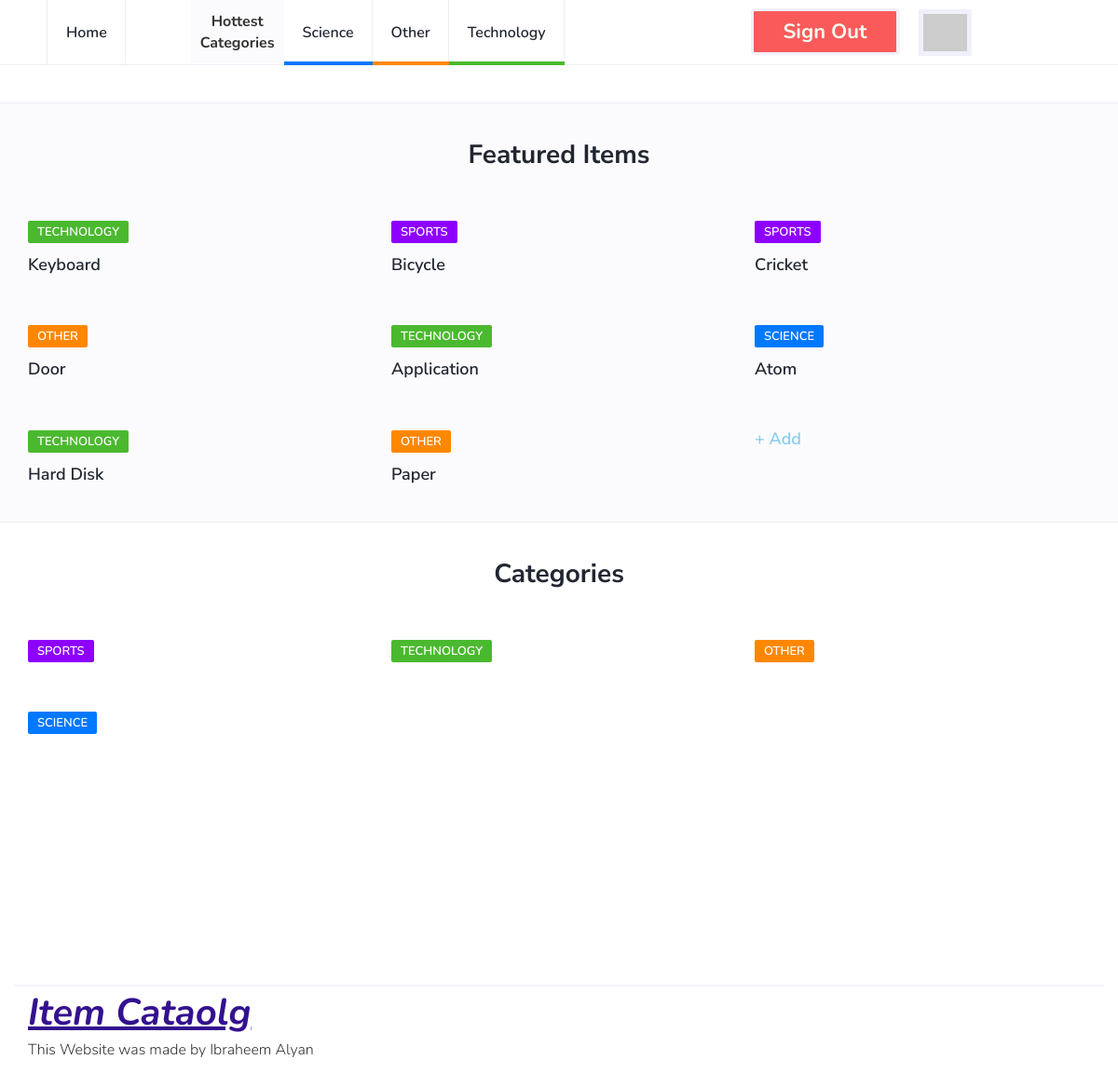
The page /index (signed in) on the database as committed earlier.
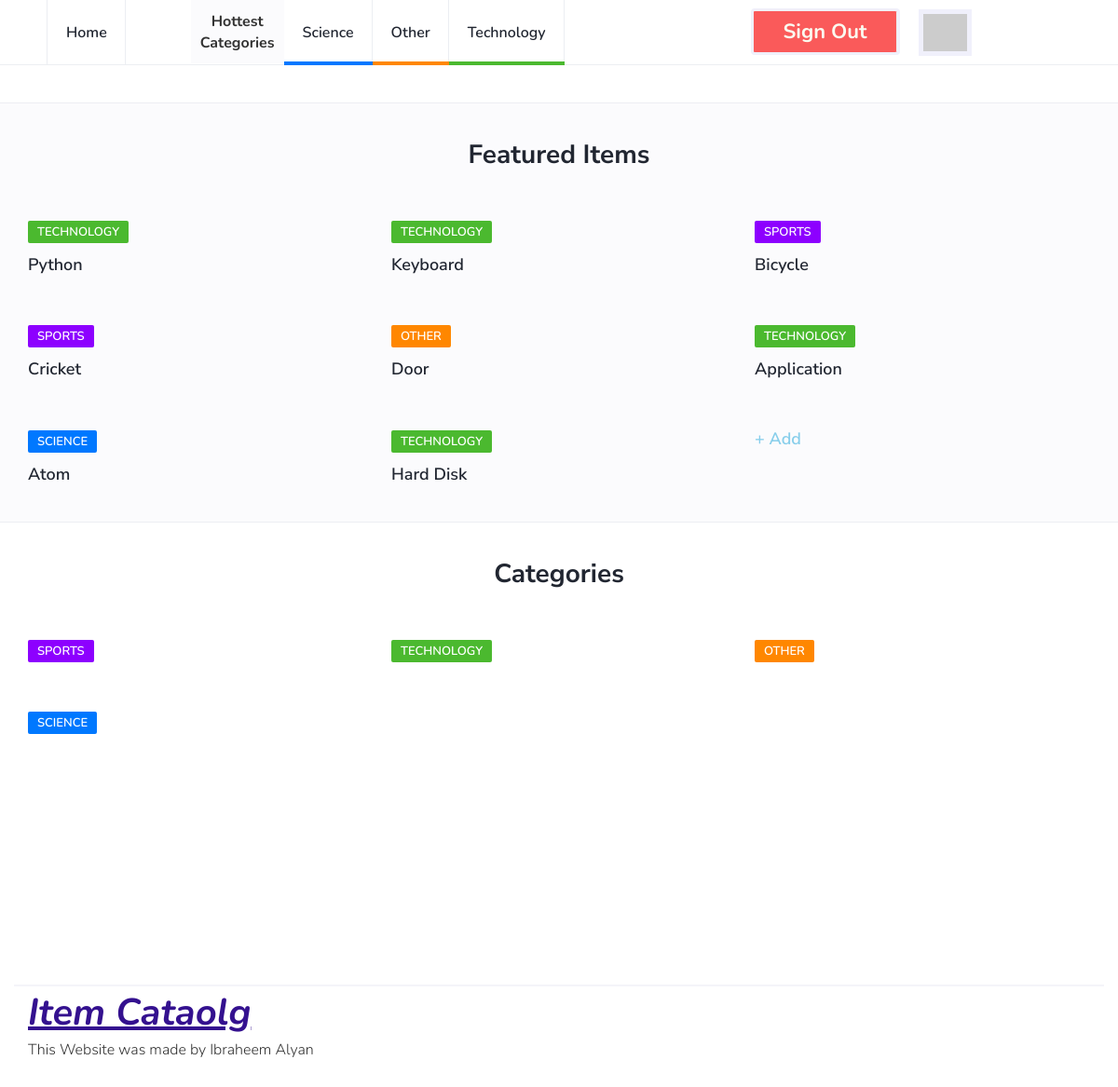
The same page on the database as committed later.
### database_setup.py (models this page shows, shortened)
class Category(Base):
    __tablename__ = 'category'
    id = Column(Integer, primary_key = True)
    name =Column(String(80), nullable = False)

class Item(Base):
    __tablename__ = 'item'
    id = Column(Integer, primary_key=True)
    title = Column(String(100), nullable=False)
    description = Column(String(1000), nullable=False)
    author_id = Column(Integer, ForeignKey('user.id'))
    author = relationship(User)
    cat_id = Column(Integer, ForeignKey('category.id'))
    category = relationship(Category, cascade="all, delete-orphan", single_parent=True)

### project.py (the view)
@app.route('/')
@app.route('/index')
def index():
    db = DBSession()
    categories = db.query(Category)
    top_categories = db.query(Category).order_by(desc(Category.id)).limit(3)
    latest_items = db.query(Item).order_by(desc(Item.id)).limit(8)
    db.close()
    if 'signed' not in session:
        session['signed'] = False
    if session['signed']:
        return render_template("index.html" ,
                               categories = categories,
                               items = latest_items,
                               top_categories = top_categories,
                               user_dict = session["user_data_dict"])
    return render_template("index.html" ,
                            categories = categories,
                            items = latest_items,
                            top_categories = top_categories)

### templates/index.html (shortened to what this page needs)
{% extends "main.html" %}
{% block content %}
		<div class="section">
		</div>
		<div class="section section-grey">
			<div class="container">
				<div class="row">
					<div class="col-md-12">
						<div class="section-title text-center">
							<h2>Featured Items</h2>
						</div>
					</div>
					{% for i in items %}
					<div class="col-md-4">
						<div class="post">
							<div class="post-body">
								<div class="post-meta">
									<a class="post-category cat-{{ ((i.category.id + 2 ) % 4) + 1 }}" href="{{ '/catalog/' + i.category.name + '/items' }}">{{ i.category.name }}</a>
								</div>
								<h3 class="post-title"><a href="{{ '/catalog/' + i.category.name + '/' + i.title }}"> {{ i.title }} </a></h3>
							</div>
						</div>
					</div>
					{% endfor %}
					<div class="col-md-4">
						<div class="post">
							<div class="post-body">
								<h3 class="post-title"><a href="/catalog/new-item" style="color:skyblue"> + Add </a></h3>
							</div>
						</div>
					</div>
				</div>
			</div>
		</div>
{% endblock %}

### templates/main.html (shortened to what this page needs)
<!DOCTYPE html>
<html lang="en">
	<head>
		<link type="text/css" rel="stylesheet" href="https://localhost:5000/css/bootstrap.min.css"/>
		<link rel="stylesheet" href="https://localhost:5000/css/font-awesome.min.css">
		<link type="text/css" rel="stylesheet" href="https://localhost:5000/css/style.css"/>
    </head>
	<body>
		<header id="header">
			<div id="nav">
				<div id="nav-fixed">
					<div class="container">
						<ul class="nav-menu nav navbar-nav">
							<li><a href="https://localhost:5000/">Home</a></li>
							<li id="sep"> Hottest <br> Categories </li>
							{% for c in top_categories %}
							<li class="cat-{{ ((c.id + 2 ) % 4) + 1 }}"><a href="{{ '/catalog/' + c.name + '/items' }}">{{ c.name }}</a></li>
							{% endfor %}
              {% if not user_dict %}
              <li><a href="{{ url_for('internal_sign_up') }}" class="btn green" style="padding:12px 15px 12px 15px;">Sign up</a></li>
              <li><a href="{{ url_for('login') }}" class="btn red" style="padding:12px 15px 12px 15px;margin-left:20px">Log in</a></li>
              {% else %}
              <li><a href="{{ url_for('revoke') }}" class="btn red" style="padding: 12px 15px 12px 15px;">Sign out</a></li>
							<li><img src="{{ user_dict['picture'] }}" id="profile_img"></li>
              {% endif %}
            </ul>
					</div>
				</div>
			</div>
		</header>
    {% block content %}
    {% endblock %}
		<div class="section">
			<div class="container">
				<div class="row">
					<div class="col-md-12">
						<div class="section-title text-center">
							<h2>Categories</h2>
						</div>
					</div>
					{% for c in categories %}
					<div class="col-md-4">
						<div class="post">
							<div class="post-body">
								<div class="post-meta">
									<a class="post-category cat-{{ ((c.id + 2 ) % 4) + 1 }}" href="{{ '/catalog/' + c.name + '/items' }}">{{ c.name }}</a>
								</div>
							</div>
						</div>
					</div>
					{% endfor %}
				</div>
			</div>
		</div>
		<footer id="footer">
			<div class="container">
							<ul class="footer-nav">
								<li><a href="https://localhost:5000/" style="font-size:40px;font-weight:bold;font-style:italic;color:#34118f;text-decoration:underline;">Item Cataolg</a></li>
							</ul>
							<div class="post-body">
								This Website was made by Ibraheem Alyan
							</div>
						</div>
		</footer>
	</body>
</html>

### templates/css/style.css (style rules this page uses)
body { font-family: 'Nunito', sans-serif; font-size: 16px; font-weight: 300; zoom: 150% color: #3d455c; margin: 0; padding: 0; overflow-x: hidden; }
h1, h2, h3, h4, h5, h6 { font-family: 'Nunito Sans', sans-serif; font-weight: 700; color: #212631; margin: 0px 0px 15px; }
h2 { font-size: 28px; }
h3 { font-size: 23px; }
a { font-weight: 600; color: #212631; text-decoration: none; }
ul,ol { margin: 0; padding: 0; list-style: none }
.section { padding-top: 40px; }
.section.section-grey { background-color: #fbfbfd; border-bottom: 1px solid #eceef2; border-top: 1px solid #eceef2; }
.section .section-title { margin-bottom: 40px; }
.section .section-title h2 { text-transform: capitalize; font-size: 28px; }
#nav { height: 70px; }
#nav:after { content: ""; position: fixed; left: 0; right: 0; bottom: 0; top: 0; background-color: rgba(33, 38, 49, 0.5); z-index: 90; opacity: 0; visibility: hidden; -webkit-transition: 0.2s all; transition: 0.2s all; }
#nav-fixed { position: fixed; left: 0; right: 0; top: 0; z-index: 90; background-color: #FFF; -webkit-box-shadow: 0px -1px 0px 0px #eceef2 inset; box-shadow: 0px -1px 0px 0px #eceef2 inset; }
#sep { background-color: #fbfbfd; text-align: center; font-weight: bold; padding: 10px; padding-top: 12px; margin-left: 70px; }
#nav .container { position: relative; }
.nav-menu { margin-left: 20px; }
.nav-menu li a { position: relative; padding: 25px 20px; text-transform: capitalize; -webkit-box-shadow: -1px 0px 0px 0px #eceef2 inset; box-shadow: -1px 0px 0px 0px #eceef2 inset; -webkit-transition: 0.2s color; transition: 0.2s color; }
.nav-menu li:first-child a { border-left: 1px solid #eceef2; }
.nav-menu li a:after { content: ''; position: absolute; left: 0; right: 0; bottom: 0px; width: 100%; height: 4px; -webkit-transition: 0.2s width; transition: 0.2s width; }
.nav-menu li.cat-1 a:after { background-color: #4BB92F; }
.nav-menu li.cat-2 a:after { background-color: #ff8700; }
.nav-menu li.cat-3 a:after { background-color: #0078ff; }
.post { margin-bottom: 40px; }
.post .post-meta { margin-top: 15px; margin-bottom: 15px; }
.post-meta .post-category { font-size: 13px; text-transform: uppercase; padding: 3px 10px; font-weight: 600; border-radius: 2px; margin-right: 15px; color: #FFF; background-color: #212631; -webkit-transition: 0.2s opacity; transition: 0.2s opacity; }
.post-meta .post-category.cat-1 { background-color: #4BB92F; }
.post-meta .post-category.cat-2 { background-color: #ff8700; }
.post-meta .post-category.cat-3 { background-color: #0078ff; }
.post-meta .post-category.cat-4 { background-color: #8d00ff; }
.post .post-title { font-size: 18px; margin-bottom: 0px; }
.btn { width: 160px; height: 50px; text-align: center; font-size: 22px; color: #FBFBF0; border-width: 3px; border-color: #F0F0FB; font-weight: bold; margin-top: 9px; margin-left: 200px; }
.red { background: #fa5a5a; }
#profile_img { height: 50px; border: 5px solid #F0F0FB; margin-left: 20px; margin-top: 10px; }
#footer { padding-bottom: 40px; margin-top: 230px; }
#footer .container { border-top: 2px solid #F4f4f9; }
.footer-nav li { display: inline-block; margin-right: 15px; }

Rows that differ between the two databases and show on the page:
no longer on this page (row unchanged): Item: category.name "OTHER", title "Paper"
added Item: category.name "TECHNOLOGY", title "Python"
